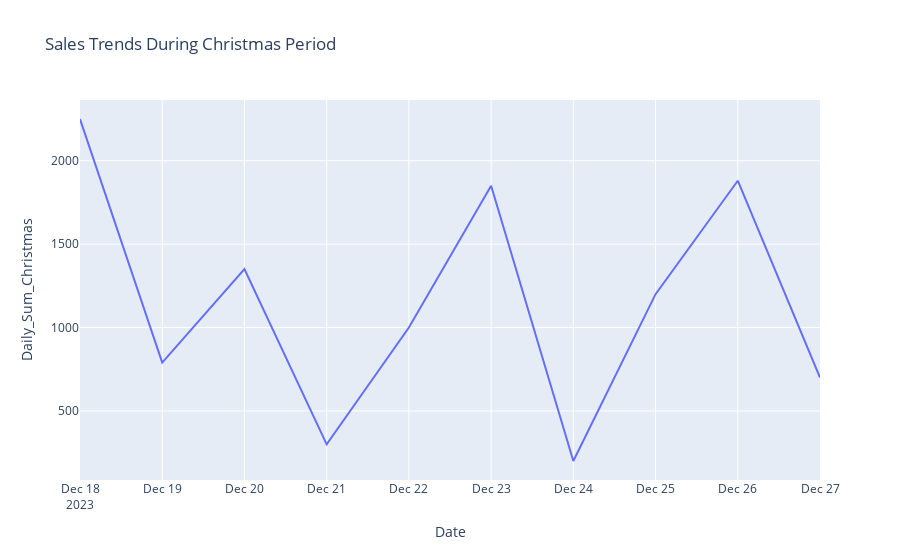

Source (notebook cell):
### Code cell
# Visualize sales trends during Christmas period

filtered_dates_christmas = sales_df.loc[(sales_df['Date'] >= '2023-12-18') & (sales_df['Date'] <= '2023-12-27')]
filtered_total_revenue_christmas = filtered_dates_christmas.groupby(by='Date').agg(Daily_Sum_Christmas=('Total Amount', 'sum')).reset_index()
fig = px.line(filtered_total_revenue_christmas, x="Date", y="Daily_Sum_Christmas", title='Sales Trends During Christmas Period')
fig.show()

### Figure 1 — Plotly figure (JSON) as saved in the notebook; plotly's stock layout.template omitted (floating-point values rounded to 4 significant figures)
{"data": [{"hovertemplate": "Date=%{x}<br>Daily_Sum_Christmas=%{y}<extra></extra>", "legendgroup": "", "line": {"color": "#636efa", "dash": "solid"}, "marker": {"symbol": "circle"}, "mode": "lines", "name": "", "orientation": "v", "showlegend": false, "type": "scatter", "x": ["2023-12-18T00:00:00", "2023-12-19T00:00:00", "2023-12-20T00:00:00", "2023-12-21T00:00:00", "2023-12-22T00:00:00", "2023-12-23T00:00:00", "2023-12-24T00:00:00", "2023-12-25T00:00:00", "2023-12-26T00:00:00", "2023-12-27T00:00:00"], "xaxis": "x", "y": [2250, 790, 1350, 300, 1000, 1850, 200, 1200, 1880, 700], "yaxis": "y"}], "layout": {"legend": {"tracegroupgap": 0}, "title": {"text": "Sales Trends During Christmas Period"}, "xaxis": {"anchor": "y", "domain": [0, 1], "title": {"text": "Date"}}, "yaxis": {"anchor": "x", "domain": [0, 1], "title": {"text": "Daily_Sum_Christmas"}}}}
